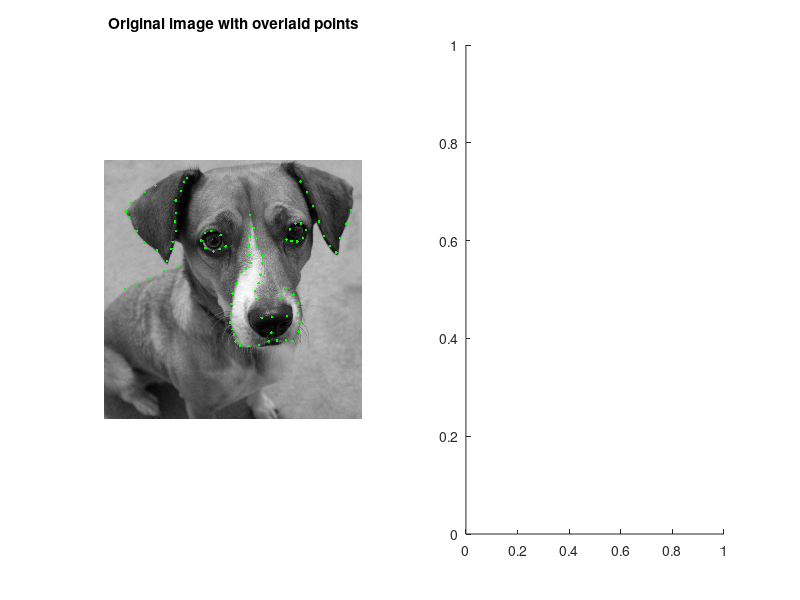

This chart was generated by the following MATLAB code: (Note: this script raises an error after producing the figure.)
function transformSparsePoints_forward

% Transform points on the original image to the warped domain. 
% The transform parameters used here were those calculated to get an image deformed
% by the transform in distortLena.m back to its original state. However, as described
% in the Elastix PDF manual, these parameters define the transform *from the fixed 
% (non-deformed) image to the moving (deformed) image*. Consequently, here we transform
% points laid over the original image onto the deformed image.



fprintf('\n=====================\nRunning %s\n\n',mfilename)
help(mfilename)

%Load dog image and transform it using the same function us to distort Lena
%in the elastix examples directory
load('uma')



%Plot the transformed dog
clf
colormap gray

subplot(1,2,1)
imagesc(uma), axis equal off
title('Original image with overlaid points')
rawPoints = csvread('points_on_raw_dog.csv');
hold on
rawP = plot(rawPoints(:,1),rawPoints(:,2),'.g');
hold off



subplot(1,2,2)
umaTform = distortLena(uma);
imagesc(umaTform), axis equal off
title('Deformed image with transformed points')

%apply transformix to the points using parameters calculated in lena affine + warp example
paramFiles = {'./applyLenaTransform2Dog_params/TransformParameters.1.txt','./applyLenaTransform2Dog_params/TransformParameters.0.txt'};
reg=transformix(rawPoints,paramFiles,1);
hold on
transP=plot(reg.OutputIndexFixed(:,1),reg.OutputIndexFixed(:,2),'.g');
